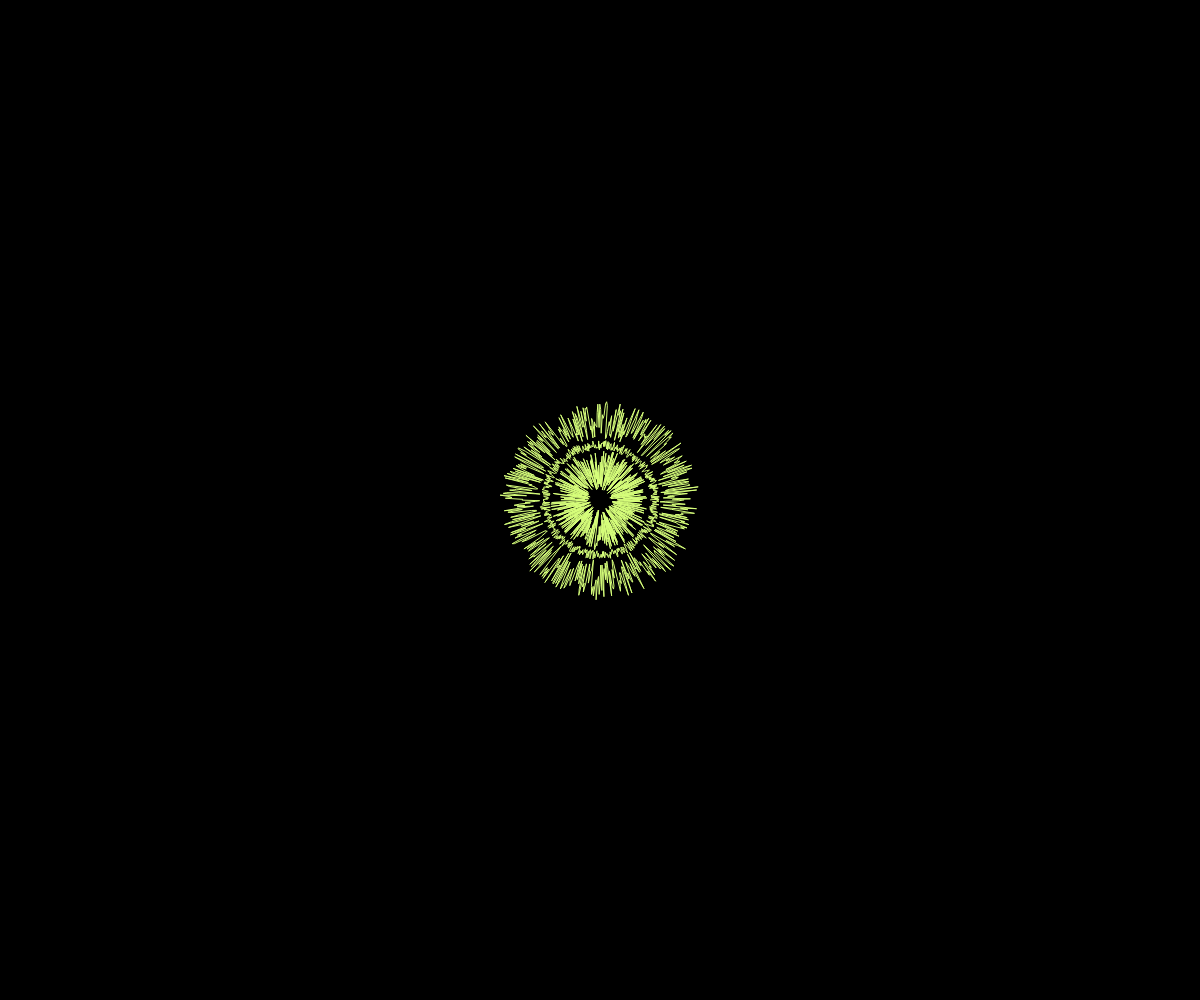
Frame 1 (no input)
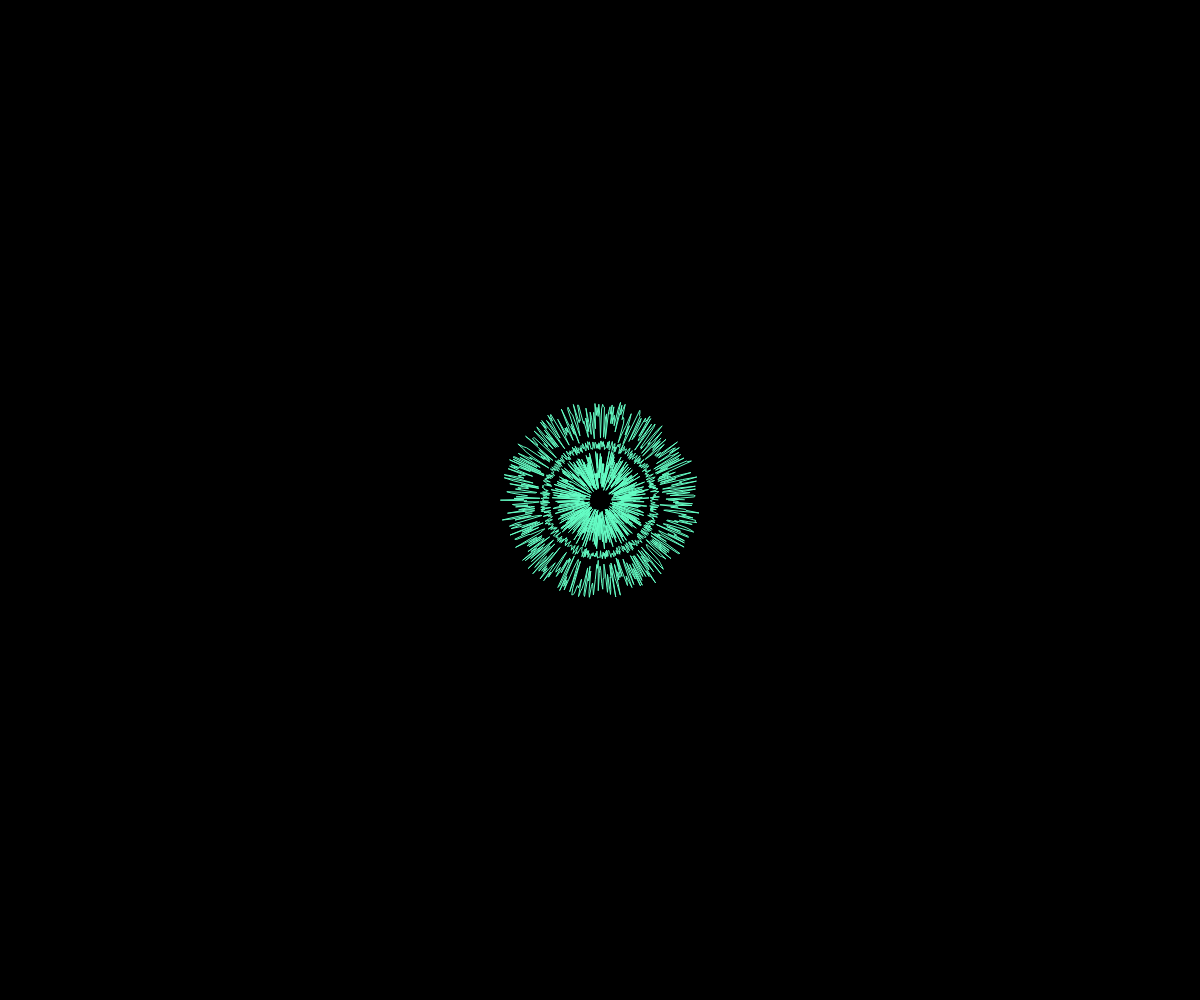
Frame 60 (no input)
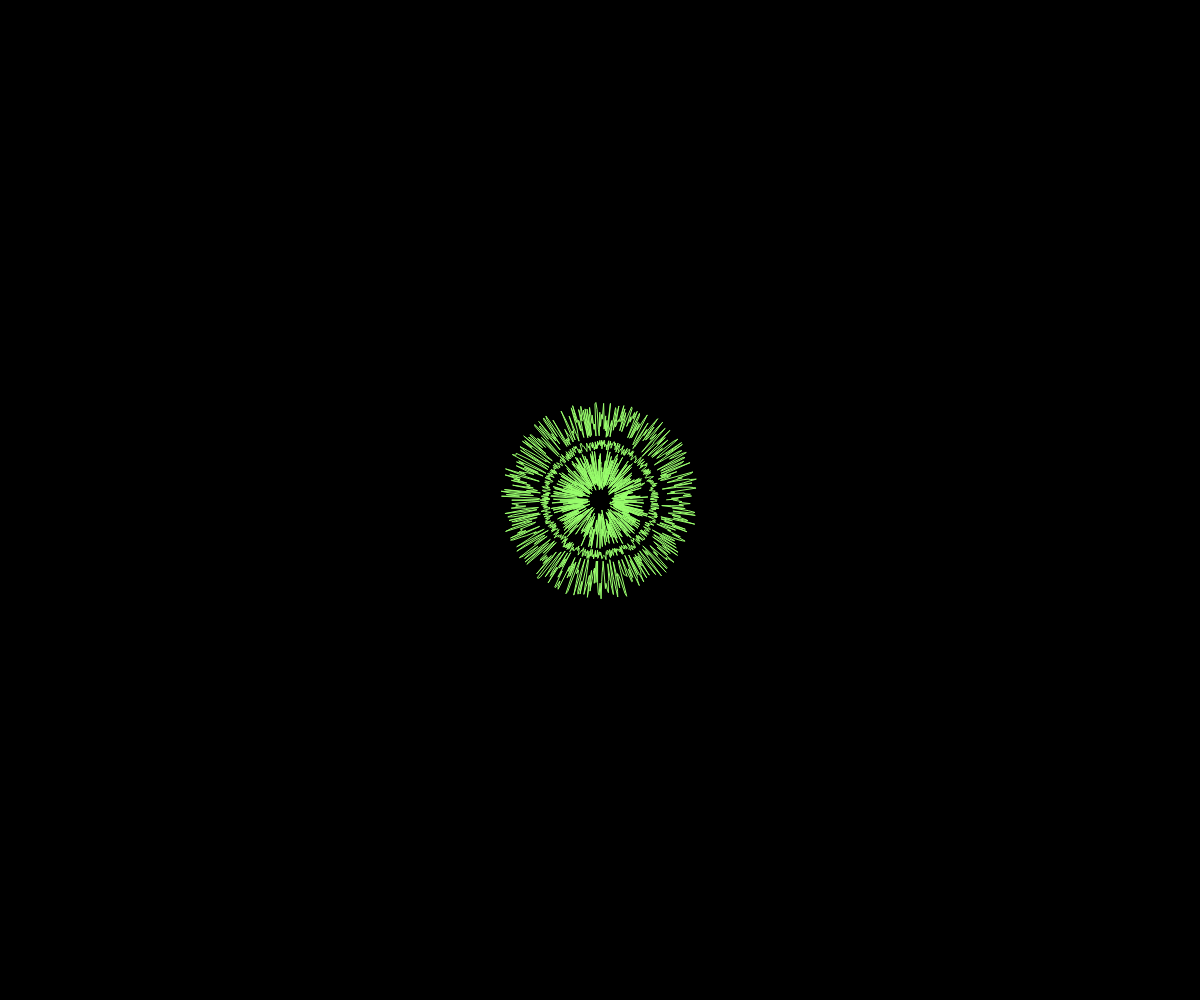
Frame 120 (the mouse pressed at the canvas centre since frame 60)

The p5.js sketch that drew these frames (run headless with seeded random() and noise() and a simulated clock; from frame 60 on, the mouse is pressed at the canvas centre):

// p5.js sketch
// ── sketch.js
function setup() {
  createCanvas(windowWidth, windowHeight);
}

function draw() {
  background(0);
  translate (width/2, height/2);
  stroke(255);
  noFill();
  
  stroke(255)
  
  for (var i = 0; i < 120; i++)  {
    
    var r = map(sin(frameCount / 2), -1, 1, 100, 255)
    var g = map(i,0, 50, 100, 255)
    var b = map(cos(frameCount), -1, 1, 200, 100)
    
    stroke(r,g,b)
    
  }
  
  
  beginShape();
  for (let a=0; a < TWO_PI; a+=0.01) {
    let t = random(50,10);
    let x = t * cos(a);
    let y = t * sin(a);
   // var z = sin(frameCount * 2 + i * 5) * 50
    vertex(x,y);
  }
  endShape();
  
  beginShape();
  for (let a=0; a < TWO_PI; a+=0.01) {
    let t = random(50,60);
    let x = t * cos(a);
    let y = t * sin(a);
    vertex(x,y);
  }
  endShape();
  
   beginShape();
  for (let a=0; a < TWO_PI; a+=0.01) {
    let t = random(60,100);
    let x = t * cos(a);
    let y = t * sin(a);
    vertex(x,y);
  }
  endShape();
  
  
  }
